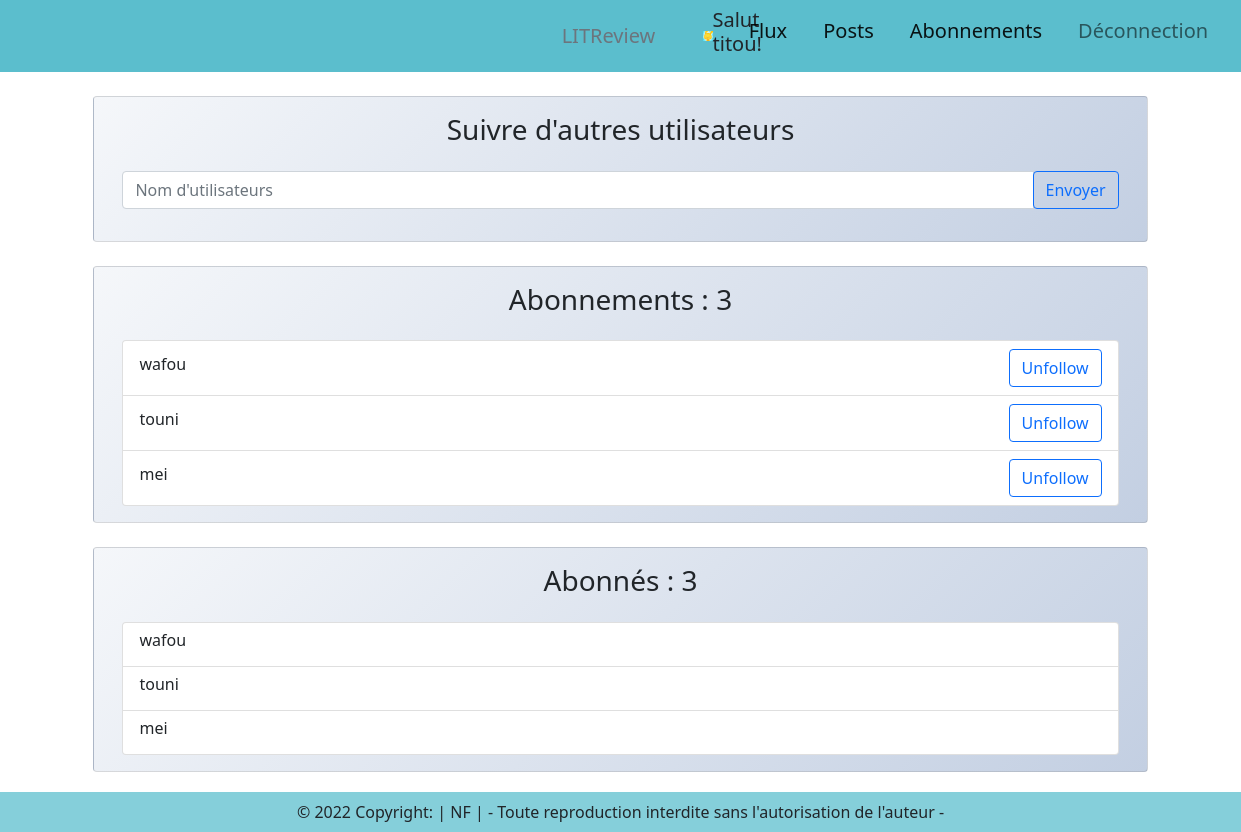
The page /abonnements/ (signed in) on the database its author committed.
### authentication/models.py (models this page shows, shortened)
class Profile(models.Model):
    user = models.OneToOneField(User, on_delete=models.CASCADE)
    image = models.ImageField(default='img_default.png', upload_to='profile_img')
    def followings(self):
        user_ids = Relationship.objects.filter(from_user=self.user)\
                                                .values_list('to_user_id', flat=True)
        return User.objects.filter(id__in=user_ids)
    def followers(self):
        user_ids = Relationship.objects.filter(to_user=self.user)\
                                                .values_list('from_user_id', flat=True)
        return User.objects.filter(id__in=user_ids)

class Relationship(models.Model):
    from_user = models.ForeignKey(User, related_name='relationships', on_delete=models.CASCADE)
    to_user = models.ForeignKey(User, related_name='related_to', on_delete=models.CASCADE)
    class Meta:
        indexes = [models.Index(fields=['from_user', 'to_user',]),]

### authentication/views.py (the view, shortened to what this page needs)
# urls.py: path('abonnements/', authentication.views.follow, name='abonnements'),
def follow(request):
    current_user = request.user
    user_serch = request.GET.get("serch")
    user_follows = Relationship.objects.filter(from_user=request.user).order_by('to_user')
    followed_by = Relationship.objects.filter(to_user=request.user).order_by('from_user')
    return render(request, 'authentication/follow_users_form.html', {'user_follows': user_follows,
                                                                     'followed_by': followed_by,})

### templates/authentication/follow_users_form.html (shortened to what this page needs)
{% extends 'base.html' %}
{% block content %}
<div class="row justify-content-around mt-4">
    <div class="col-10 card text-center mb-4">
        <div class="card-body">
          <h3 class="card-title mb-4">Suivre d'autres utilisateurs</h3>
          <form method="get">
            <div class="input-group mb-3">
                <input type="text" class="form-control" placeholder="Nom d'utilisateurs"
                       aria-label="Recipient's username" aria-describedby="basic-addon2" name="serch">
                <div class="input-group-append">
                    <button type="submit" class="btn btn-outline-primary">Envoyer</button>
                </div>
            </div>
            </form>
        </div>
    </div>
    <div class="col-10 card text-center mb-4">
        <div class="card-body">
            <h3 class="card-title mb-4">Abonnements : {{ user.profile.followings.count }}</h3>
            <ul class="list-group">
                {% for follow in user_follows %}
                <li class="list-group-item d-flex justify-content-between align-items-center">
                    <h6>{{ follow.to_user.username }}</h6>
                <a href="{% url 'confirm-unsub' follow.id %}" class="btn btn-outline-primary">Unfollow</a>
                {% endfor %}
            </ul>
        </div>
    </div>
    <div class="col-10 card text-center">
        <div class="card-body">
            <h3 class="card-title mb-4">Abonnés : {{ user.profile.followers.count }}</h3>
            <ul class="list-group">
                {% for follow in followed_by %}
                <li class="list-group-item d-flex justify-content-between align-items-center">
                    <h6>{{ follow.from_user.username }}</h6>
                {% endfor %}
            </ul>
        </div>
    </div>
  </div>
{% endblock content %}

### templates/base.html (shortened to what this page needs)
<!doctype html>
{% load static %}
<html lang="fr">
  <head>
    <link rel="stylesheet" href="{% static 'style.css' %}">
    <link href="https://cdn.jsdelivr.net/npm/bootstrap@5.1.3/dist/css/bootstrap.min.css" rel="stylesheet">
  </head>
  <body>
    <nav class="navbar navbar-expand-lg navbar-light">
      <div class="container-fluid" style="margin-left:43%">
        <a class="nav-link disabled">LITReview</a>
        {% if request.user.is_authenticated %}
        <div class="collapse navbar-collapse justify-content-end" id="navbarNav">
          <ul class="navbar-nav">
            <li>
              <div class="d-inline-flex align-items-center" style="margin-left:23%">
                <img src="{{ user.profile.image.url }}" alt="" style="max-width:20%">
                <h5>Salut {{ user.username }}!</h5>
              </div>
            </li>
            <li class="nav-item">
              <a class="nav-link active" aria-current="page" href="{% url 'flux' %}">Flux</a>
            </li>
            <li class="nav-item">
              <a class="nav-link active" aria-current="page" href="{% url 'my-posts' %}">Posts</a>
            </li>
            <li class="nav-item">
              <a class="nav-link active" aria-current="page" href="{% url 'abonnements' %}">Abonnements</a>
            </li>
            <li class="nav-item">
              <a class="nav-link" href="{% url 'logout' %}">Déconnection</a>
            </li>
          </ul>
        </div>
        {% endif %}
      </div>
    </nav>
      {% block content %}{% endblock content %}
    <footer class="text-center text-lg-start mt-4">
      <div class="text-center p-2">
        © 2022 Copyright:
        <a class="text-dark text-decoration-none" href="https://appryll.github.io/Portfolio-NataliaFabiano/">
          | NF | - Toute reproduction interdite sans l'autorisation de l'auteur -</a>
      </div>
    </footer>
  </body>
</html>

### static/style.css (style rules this page uses)
html { scroll-behavior: smooth; }
body { background-color: #f4f9f9; position: relative; padding-bottom: 60px; }
.nav-link { margin-right: 20px; font-size: 16px; font-size: 20px; font-family: revert; }
.navbar { background-color: #17a3b8b4; }
.card { background-image: linear-gradient(135deg, #f5f7fa 0%, #c3cfe2 100%); }
footer { height:40px; width: 100%; background-attachment: scroll; background-color: #5bbecdbd; position: fixed; bottom: 0pt; left: 0pt; position: absolute, }

### rows shown on the page
Relationship: to_user.username "wafou"
Relationship: to_user.username "touni"
Relationship: to_user.username "mei"
Relationship: from_user.username "wafou"
Relationship: from_user.username "touni"
Relationship: from_user.username "mei"

### other values the page prints
{{ user.username }} "titou"
{{ user.profile.followings.count }} "3"
{{ user.profile.followers.count }} "3"
